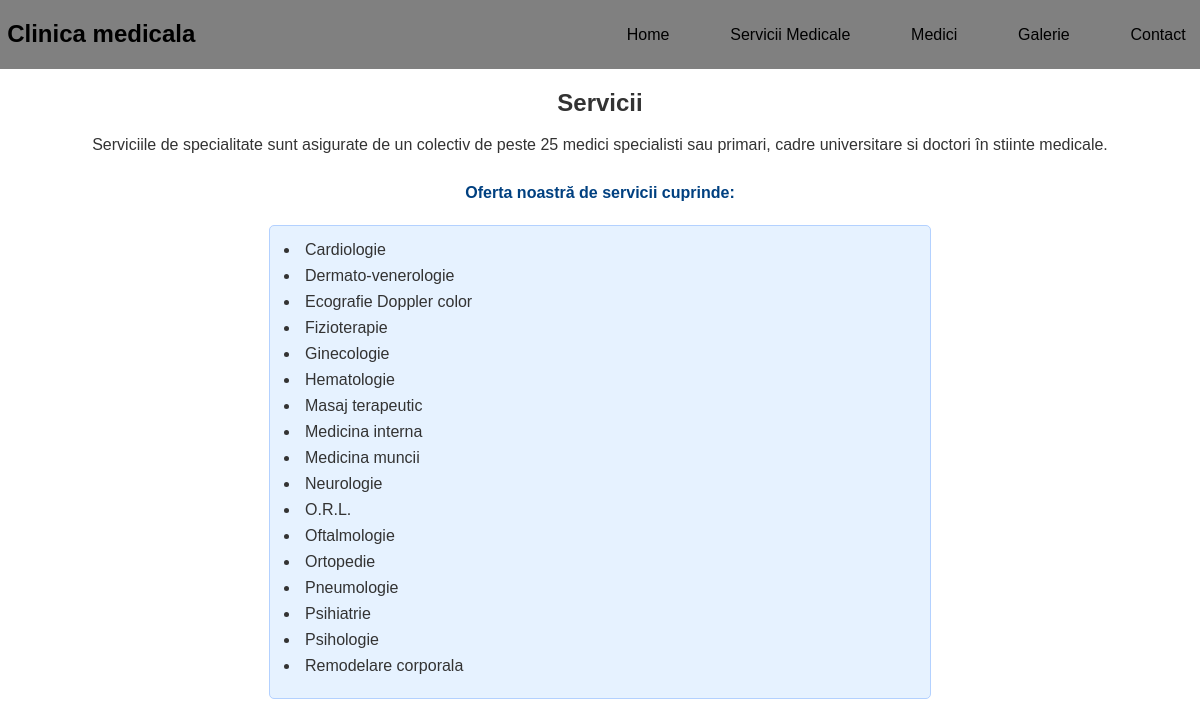
The app's page /pages/serviciimedicale.php with its own data.
### tables this page shows
CREATE TABLE IF NOT EXISTS specializari (
  id INT(11) NOT NULL AUTO_INCREMENT,
  nume VARCHAR(100) NOT NULL,
  PRIMARY KEY (id),
  UNIQUE KEY (nume)
);

### pages/serviciimedicale.php (the view, shortened to what this page needs)
<?php
require_once "../inc/connect.php";
?>
<!DOCTYPE html>
<html lang="en">
<head>
    <link rel="stylesheet" href="../pagestyles/nav.css" />
    <link rel="stylesheet" href="../pagestyles/servicii.css">
</head>
<body>
    <header>
        <nav>
            <h1><a href="../index.html">Clinica medicala</a></h1>
            <ul>
                <li><a href="../index.html">Home</a></li>
                <li><a href="../pages/serviciimedicale.php">Servicii Medicale</a></li>
                <li><a href="../pages/medici.php">Medici</a></li>
                <li><a href="../pages/galerie.html">Galerie</a></li>
                <li><a href="../pages/contact.html">Contact</a></li>
            </ul>
        </nav>
    </header>
    <h2>Servicii</h2>
    <p>
        Serviciile de specialitate sunt asigurate de un colectiv de peste 25
        medici specialisti sau primari, cadre universitare si doctori în stiinte
        medicale.<br /><br />
        <strong>Oferta noastră de servicii cuprinde:</strong>
    </p>
    <ul>
<?php
$query = "SELECT nume FROM specializari ORDER BY nume ASC";
$result = mysqli_query($id_conexiune, $query) or die(mysqli_error($id_conexiune));
if (mysqli_num_rows($result) > 0) {
    while ($row = mysqli_fetch_assoc($result)) {
        echo "<li>" . htmlspecialchars($row['nume']) . "</li>";
    }
} else {
    echo "<li>Nu exista specializari inregistrate.</li>";
}
?>
    </ul>
</body>
</html>

### pagestyles/nav.css (style rules this page uses)
nav { display: flex; justify-content: space-between; padding: 10px; background-color: grey; align-items: center; margin: 0; padding: 0; }
nav ul { display: flex; align-items: flex-end; gap: 2em; }
nav li { list-style: none; padding: 0.3em; margin: 0.3em; border: 1px; border-radius: 5px; }
nav a { text-decoration: none; color: black; padding: 0.3em; }
nav h1 { font-family: Arial, Helvetica, sans-serif; }

### pagestyles/servicii.css (style rules this page uses)
body { margin: 0; padding: 0px; font-family: Arial, sans-serif; color: #333; }
h2 { text-align: center; font-size: 24px; margin-bottom: 15px; }
p { font-size: 16px; line-height: 1.5; margin-bottom: 20px; text-align: center; }
body > ul { background-color: #e6f2ff; padding: 15px 30px; border-radius: 5px; border: 1px solid #b3d1ff; max-width: 600px; margin: 0 auto; }
li { margin-bottom: 8px; padding-left: 5px; }
strong { color: #004080; }

### records on screen
specializari: nume "Cardiologie"
specializari: nume "Dermato-venerologie"
specializari: nume "Ecografie Doppler color"
specializari: nume "Fizioterapie"
specializari: nume "Ginecologie"
specializari: nume "Hematologie"
specializari: nume "Masaj terapeutic"
specializari: nume "Medicina interna"
specializari: nume "Medicina muncii"
specializari: nume "Neurologie"
specializari: nume "O.R.L."
specializari: nume "Oftalmologie"
specializari: nume "Ortopedie"
specializari: nume "Pneumologie"
specializari: nume "Psihiatrie"
specializari: nume "Psihologie"
specializari: nume "Remodelare corporala"
